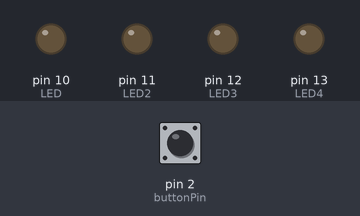
The sketch below on a simulated Arduino Uno, built with avr-gcc and run on an emulated ATmega328P. Shown: output pins drawn as LEDs (lit = HIGH). Dashed ring = blinking. Inputs (shaded band) come from the test bench; at power-on: pin 2 (buttonPin) HIGH.

Above: at 1.2 s.
1.3 s: pin 2 (buttonPin) pulled LOW for 0.15 s
At 2.0 s:
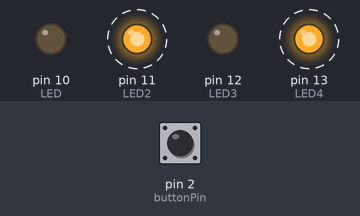
4.4 s: pin 2 (buttonPin) pulled LOW for 1 s
At 6.6 s:
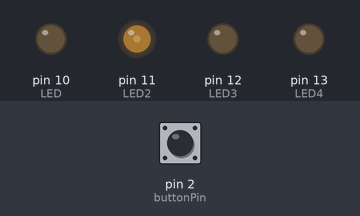
8.4 s: pin 2 (buttonPin) pulled LOW for 0.15 s
At 9.5 s:
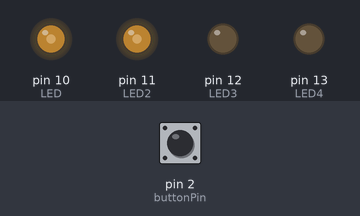
11.4 s: pin 2 (buttonPin) pulsed LOW 2 times (0.12 s each, 0.3 s apart)
At 13.0 s:
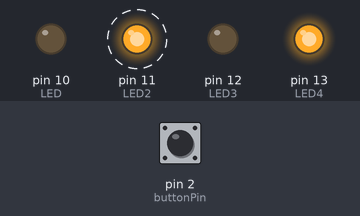
15.0 s: pin 2 (buttonPin) pulled LOW for 3.2 s
At 16.8 s:
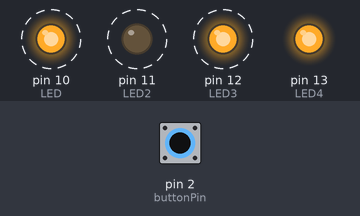
21.2 s: pin 2 (buttonPin) pulled LOW for 0.15 s
At 21.7 s:
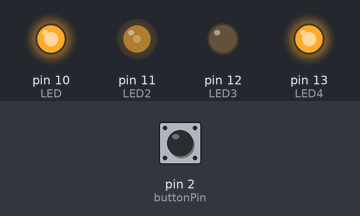
Timing chart, 0 to 45.8 s (numbered marks = the images above; inputs shaded):
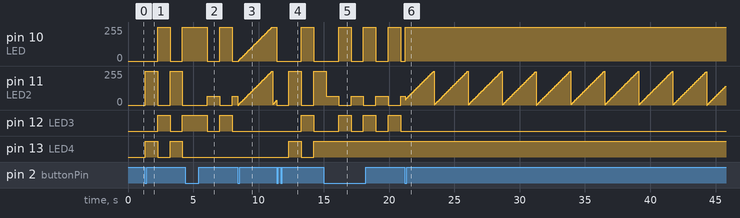

Measured:
- after the input at 1.3 s, pin 10 (LED): 0/255 → 255/255 after 0.97 s, → 0/255 0.95 s later, → 255/255 0.95 s later; pin 11 (LED2): alternates 255/255 for 0.95 s and 0/255 for 0.95 s, starting at once
- after the input at 4.4 s, pin 13 (LED4): stops changing and stays LOW
- after the input at 8.4 s, pin 12 (LED3): stays LOW (without the input it goes to HIGH after 0.53 s)
- after the input at 11.4 s, pin 10 (LED): 255/255 → 0/255 at once, → 255/255 1.9 s later, → 0/255 0.95 s later; pin 12 (LED3): LOW → HIGH after 1.9 s, → LOW 0.95 s later; pin 13 (LED4): LOW → HIGH after 0.92 s, → LOW 0.95 s later, → HIGH 0.95 s later
- after the input at 15.0 s, pin 13 (LED4): stops changing and stays HIGH
- after the input at 21.2 s, pin 12 (LED3): stops changing and stays LOW

The sketch:

SS7.ino
```cpp
const int buttonPin=2;
const int LED =10;
const int LED2 =11;
const int LED3 =12;
const int LED4 =13;

int LEDState = LOW;
int buttonState=HIGH;
int lastButtonState=HIGH;

unsigned long previousMillis=0;
int numStates = 3;
const unsigned long interval = 950;
const unsigned long interval2 = 950;

const int fadeInterval =50;
int fadeCounter = 0;

bool blinkState=false;

void setup() {
 pinMode(LED,OUTPUT);
  pinMode(LED2,OUTPUT);
  pinMode(LED3,OUTPUT);
  pinMode(LED4,OUTPUT);

 pinMode(buttonPin,INPUT);
}
void loop() {
  unsigned long currentMillis = millis();

checkButton();

if(LEDState == 1){
  if(currentMillis - previousMillis >= interval){
   previousMillis =currentMillis;
   if(blinkState==true){
    digitalWrite(LED,HIGH);
    digitalWrite(LED2,LOW);
    digitalWrite(LED3,HIGH);
    digitalWrite(LED4,LOW);
   }
   else{
    digitalWrite(LED,LOW);
    digitalWrite(LED2,HIGH);
    digitalWrite(LED3,LOW);
    digitalWrite(LED4,HIGH);
    }
    blinkState = !blinkState;

    }
} else if (LEDState == 2 ){
  if(currentMillis - previousMillis >= interval2){
   previousMillis =currentMillis;
   if(blinkState==true){

     analogWrite(LED2, 64);
    digitalWrite(LED,LOW);
    // analogWrite(LED4,64);
    digitalWrite(LED3,LOW);
   }
   else{
   analogWrite(LED2, 0);
    digitalWrite(LED,HIGH);
    //analogWrite(LED4,0);
    digitalWrite(LED3,HIGH);
    }
    blinkState = !blinkState;

    }

  }else if(LEDState == 3 ){
    if(currentMillis - previousMillis >= fadeInterval){
   previousMillis =currentMillis;

analogWrite(LED,fadeCounter);
analogWrite(LED2,fadeCounter);
//analogWrite(LED3,fadeCounter);
//analogWrite(LED4,fadeCounter);

if(blinkState == LOW){
  fadeCounter += 5;
 if (fadeCounter >= 255){
  blinkState = LOW;
  }
}else{
  fadeCounter -= 5;
  if(fadeCounter <= 0){
    blinkState =LOW;
    }
  }

  }
  } else {
  digitalWrite(LED,LOW);
  digitalWrite(LED2,LOW);
  digitalWrite(LED3,LOW);
  digitalWrite(LED4,LOW);
  blinkState=false;
    }
  }
void checkButton(){
  buttonState =digitalRead(buttonPin);
delay(10);
  if(buttonState == LOW && lastButtonState==HIGH){
    LEDState++;
    if(LEDState > numStates){
      LEDState = 0;
      }
    }
    else{
      }
lastButtonState = buttonState;

  }
```
